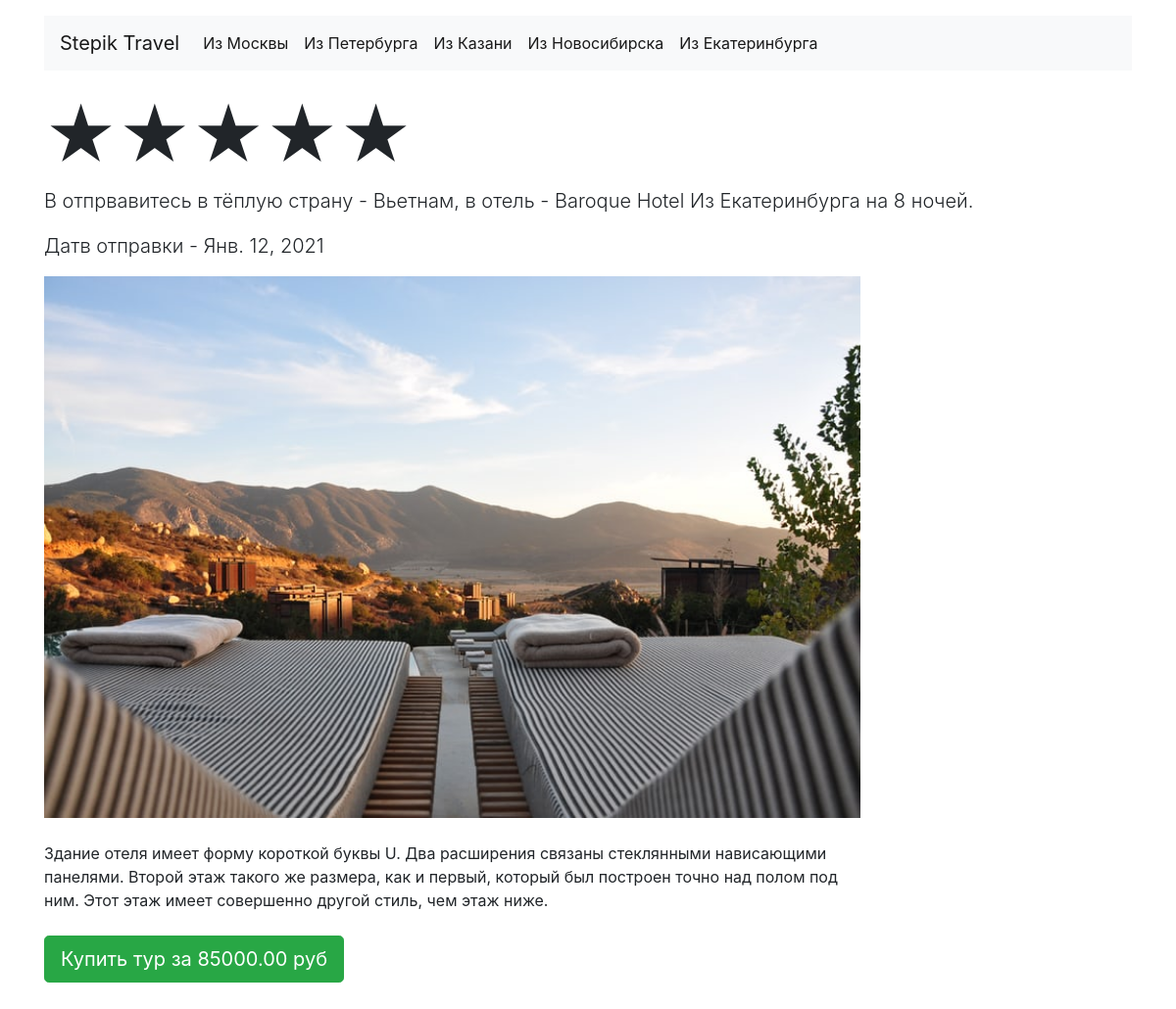
The page /tour/2/ on the database its author committed.
### tours/models.py (models this page shows, shortened)
class Departure(models.Model):
    name = models.CharField(
        max_length=200,
        verbose_name='Название пути'
    )
    slug = models.SlugField(
        max_length=20,
        verbose_name='Слаг',
        null=True,
        blank=True
    )
    class Meta:
        verbose_name = 'Путь'
        verbose_name_plural = 'Пути'
    def get_absolute_url(self):
        return reverse('departure', kwargs={"slug": self.slug})

class Tour(models.Model):
    name = models.CharField(
        max_length=200,
        verbose_name='Название тура'
    )
    description = models.TextField(
        max_length=3000,
        verbose_name='Описание тура'
    )
    departure = models.ForeignKey(
        Departure,
        on_delete=models.CASCADE,
        verbose_name='Название пути',
        blank=True,
        null=True
    )
    image = models.ImageField(
        upload_to='photos/%Y/%m/%d/',
        verbose_name='Изображение'
    )
    price = models.DecimalField(
        max_digits=10,
        decimal_places=2,
        verbose_name='Цена тура'
    )
    stars = models.PositiveIntegerField(
        blank=True,
        null=True,
        default=0,
        verbose_name='Кол-во звёзд у тура'
    )
    country = models.CharField(
        max_length=30,
        verbose_name='Страна тура',
        blank=True, null=True
    )
    date = models.DateField(
        auto_now=False,
        auto_now_add=False,
        verbose_name='Дата начла тура',
        blank=True, null=True
    )
    duration = models.PositiveSmallIntegerField(
        default=0,
        verbose_name='Продолжительность тура'
    )
    class Meta:
        verbose_name = 'Тур'
        verbose_name_plural = 'Туры'

### tours/views.py (the view)
# urls.py: path('tour/<int:pk>/', TourView.as_view(), name='tour_detail'),
class TourView(View):
    def get(self, request, pk):
        tour = Tour.objects.get(id=pk)
        local_departure = Departure.objects.all()
        departures = Departure.objects.all()
        context = {
            'title': tour.name,
            'tour': tour,
            'local_departure': local_departure,
            'departures': departures,
            'tour_stars': range(tour.stars),
        }
        return render(
            request,
            'detail_tour/tour.html',
            context=context
        )

### tours/templates/detail_tour/tour.html (shortened to what this page needs)
{% extends 'base.html' %}
{% block content %}
<main class="container">
    <section class="mt-3 pb-5">
        <h1 class="display-3 mt-4">{% for i in tour_stars %}★{% endfor %}</h1>
        <p class="lead">В отпрвавитесь в тёплую страну - {{ tour.country }}, в отель - {{ tour.name }} Из
            {{ tour.departure.name }} на {{ tour.duration }} ночей.</p>
        <p class="lead"> Датв отправки - {{ tour.date }}</p>
        <img src="{{ tour.image.url }}"
             class="w-75" alt="img">
        <p class="my-4 w-75">{{ tour.description }}</p>
        <a href="#" class="btn btn-success btn-lg">Купить тур за {{ tour.price }} руб</a>
    </section>
</main>
{% endblock %}

### templates/inc/_header.html (shortened to what this page needs)
<header class="container mt-3">
    <nav class="navbar navbar-expand-lg navbar-light bg-light">
        <a class="navbar-brand" href="{% url 'home' %}">Stepik Travel</a>
        <div class="collapse navbar-collapse" id="navbarNav">
            {% for departure in departures %}
            <ul class="navbar-nav">
                <li class="nav-item active">
                    <a class="nav-link {% if request.path == departure.get_absolute_url %}active{% endif %}"
                       href="{{ departure.get_absolute_url }}">Из {{ departure.name }}</a>
                </li>
            </ul>
            {% endfor %}
        </div>
    </nav>
</header>

### rows shown on the page
Departure: name "Москвы"
Departure: name "Петербурга"
Departure: name "Казани"
Departure: name "Новосибирска"
Departure: name "Екатеринбурга"
Tour: country "Вьетнам", name "Baroque Hotel", departure.name "Екатеринбурга", duration "8", date "Янв. 12, 2021", image (picture), description "Здание отеля имеет форму короткой буквы U. Два расширения связаны стеклянными нависающими панелями. Второй этаж такого же размера, как и первый, который был построен точно над полом под ним. Этот этаж имеет совершенно другой стиль, чем этаж ниже.", price "85000.00"
